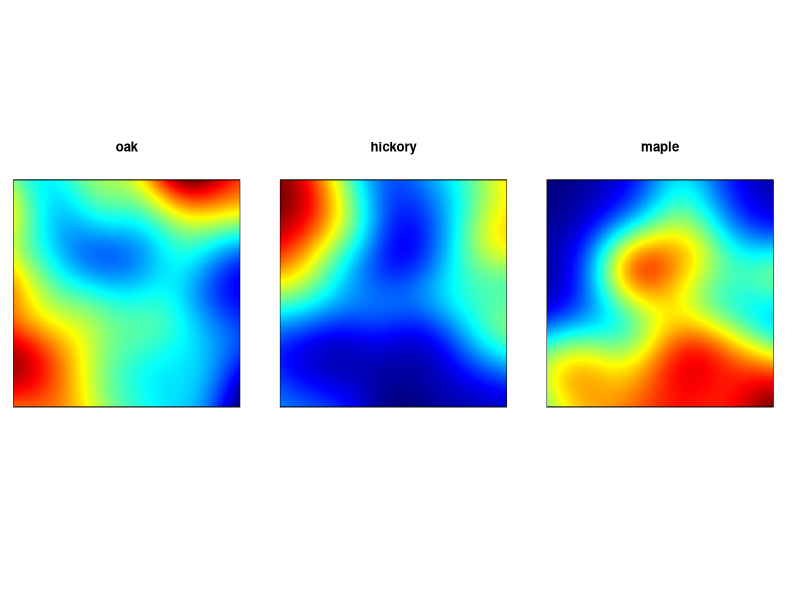
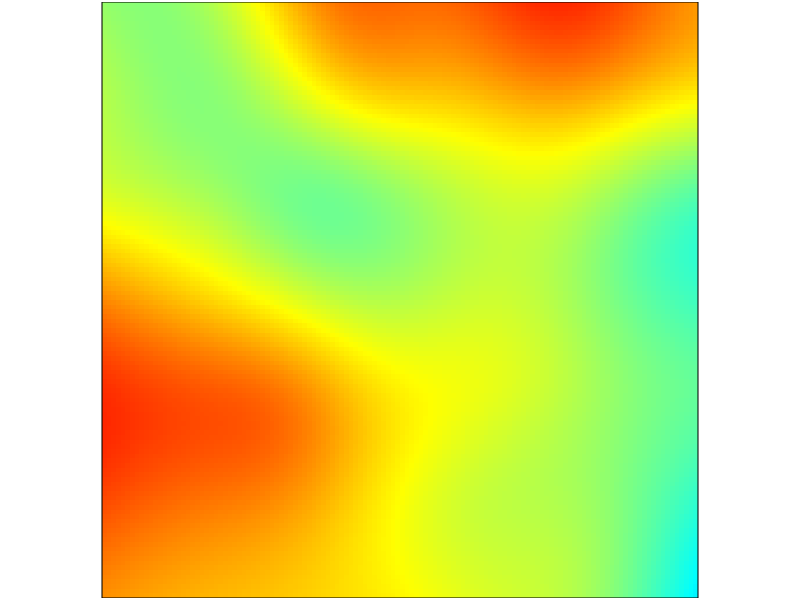
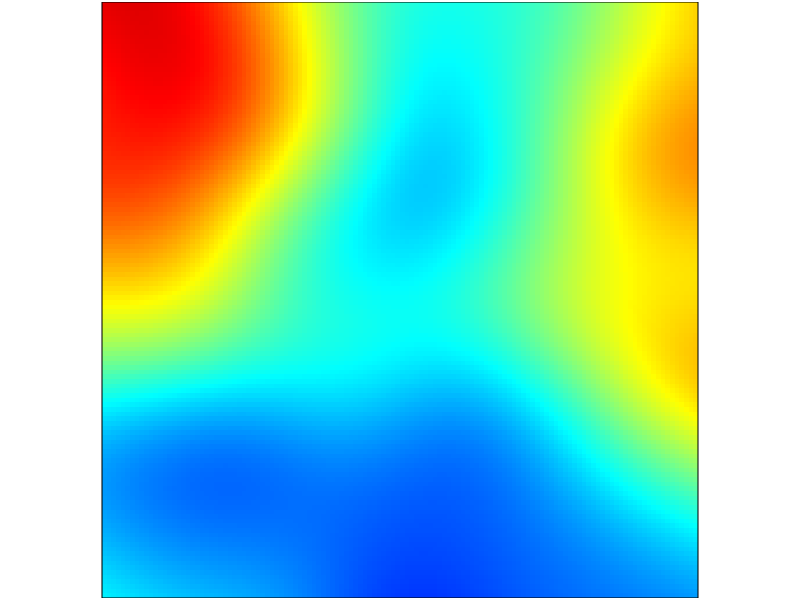
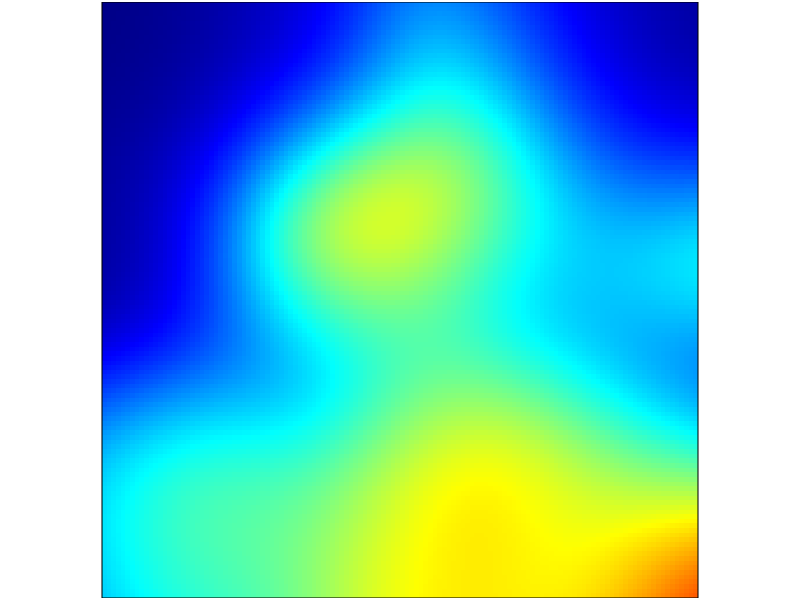
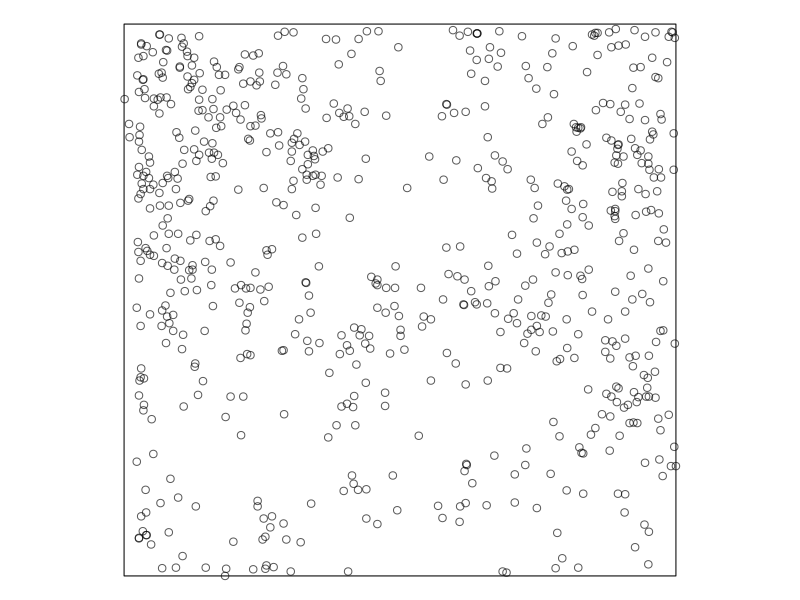
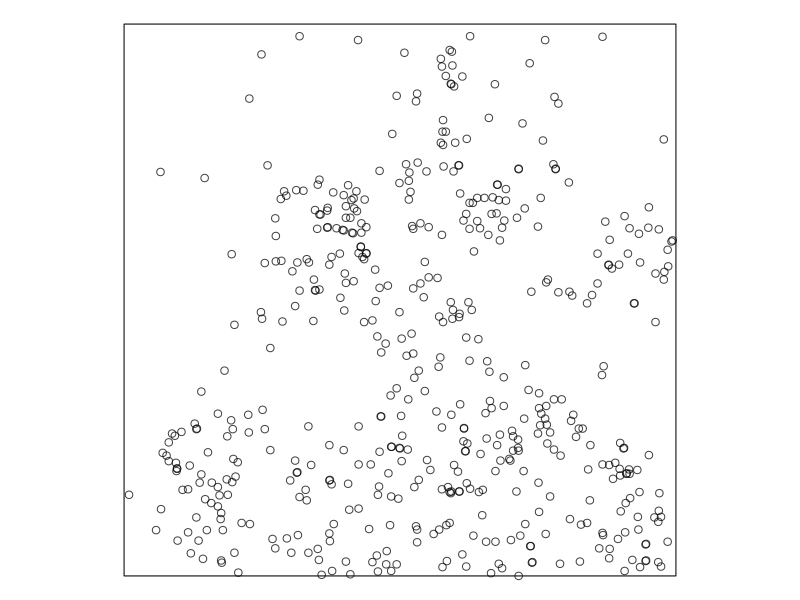
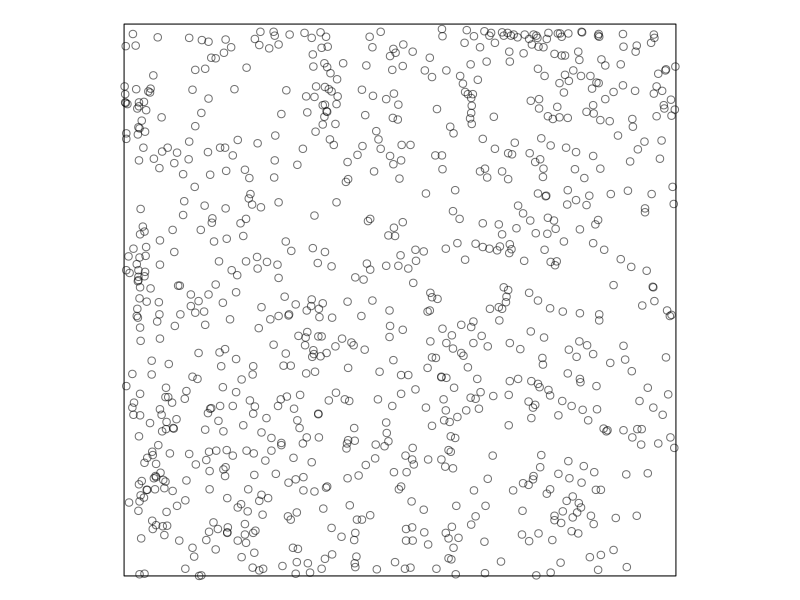
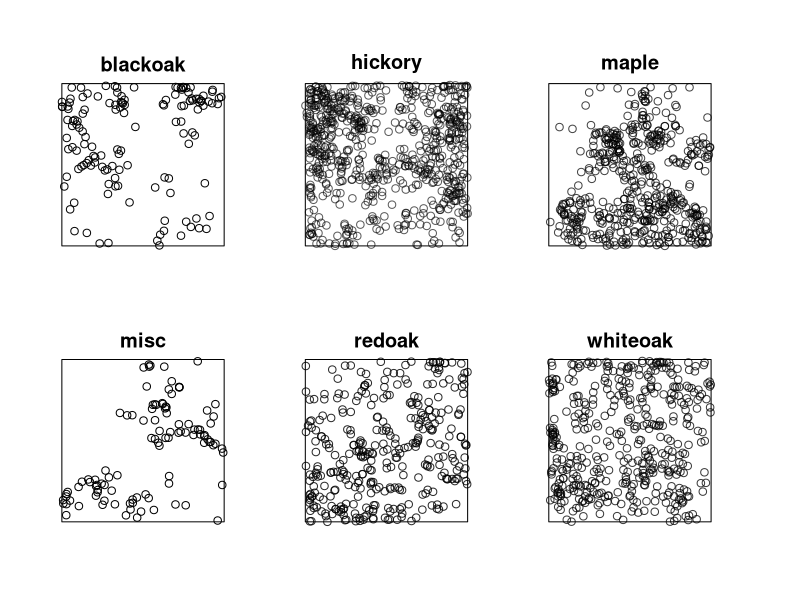

These charts were generated, in order, by the following R code:
# Lansing wood data analysis

exportFigs <- 1
displayFigs <- 0
interaction <- 0
speciesinteraction <- 0
intensity <- 1
dimyx <- ifelse(exportFigs,c(500,500),c(100,100))

require("spatstat");
require("RColorBrewer")
#require("playwith");
data(lansing)
lansingm <- lansing

#unitname(lansingm) <- c("metre","metres",round(924/3.2808399))
unitname(lansingm) <- list("metre","metres",round(924/3.2808399))

jet.colors <-
  colorRampPalette(c("#00007F", "blue", "#007FFF", "cyan",
                     "#7FFF7F", "yellow", "#FF7F00", "red", "#7F0000"))

mar_lab <- c(2.5,2.5,1.5,1.0)
mar_tight <- c(0.1,0.1,0.1,0.1)
myplot <- function(...,width=6,height=6,mar=mar_lab,file=FALSE,nodevoff=FALSE) {
	if(displayFigs) {
		quartz()
		par(mar=mar)
		p <- plot(...)
		return(p)
	}
	if(exportFigs && file != FALSE) {
		pdf(file=file,width=width,height=height)
		par(mar=mar)
		p <- plot(...)
		if(!nodevoff) {
			dev.off()
		}
		return(p)
	}
}

sigma <- bw.relrisk(lansing);
# # plot everything


# plot oaks combined
# oaks = lansing[
# 	lansing$marks=="whiteoak" | 
# 	lansing$marks=="blackoak" | 
# 	lansing$marks=="redoak"]
# myplot(oaks,
# 	use.marks=FALSE,
# 	pch=21,
# 	main="Oaks",
# 	file="lansing_oaks.pdf")
# myplot(density(oaks,sigma=2.5*sigma,dimyx=dimyx),
# 	file="lansing_intensity_oaks.pdf",
# 	main="Intensity - oaks",
# 	ribbon=FALSE,
# 	col=jet.colors(256))
# myplot(density(lansing,sigma=2.5*sigma,dimyx=dimyx),
# 	file="lansing_intensity_combined.pdf",
# 	main="Intensity - trees",
# 	ribbon=FALSE,
# 	col=jet.colors(256))

nlansing <- lansingm[lansingm$marks!="misc"];
levels(nlansing$marks) <- c("oak","hickory","maple",NA,"oak","oak")

hm <- lansingm[lansingm$marks=="maple" | lansingm$marks=="hickory"];
levels(hm$marks) <- c(NA,"hickory","maple",NA,NA,NA)

oaks <- lansing[grep("oak",lansing$marks)]
levels(oaks$marks) <- c("blackoak",NA,NA,NA,"redoak","whiteoak")

oakhm <- nlansing
levels(oakhm$marks) <- c("oak","hm","hm")

bw <- bw.diggle(nlansing)

if(intensity) {
	dens1 <- density(split(nlansing),
		sigma=2.5*sigma,
		dimyx=dimyx)
	
	myplot(dens1,
		file="intensity_separate.pdf",
		main="",
		sub="Isotropic Gaussian kernel",
		ribbon=FALSE,
		mar=mar_tight,
		col=jet.colors(256))	

	rl=relrisk(nlansing,sigma=2.5*sigma)
	myplot(rl$oak,
		zlim = c(0, 0.7),
		col=jet.colors(512),
		main="",
		mar=mar_tight,
		ribbon=FALSE,
		file="intensity_relative_oak.pdf",
		width=3,
		height=3
		)
	myplot(rl$hickory,
		zlim = c(0, 0.7),
		col=jet.colors(512),
		main="",
		mar=mar_tight,
		ribbon=FALSE,
		file="intensity_relative_hickory.pdf",
		width=3,
		height=3
		)
	myplot(rl$maple,
		zlim = c(0, 0.7),
		col=jet.colors(512),
		main="",
		mar=mar_tight,
		ribbon=FALSE,
		file="intensity_relative_maple.pdf",
		width=3,
		height=3
		)

	myplot(split(nlansing)$hickory,
		main="",
		mar=mar_tight,
		file="lansing_hickory.pdf",
		width=3,
		height=3)	
	myplot(split(nlansing)$maple,
		main="",
		mar=mar_tight,
		file="lansing_maple.pdf",
		width=3,
		height=3)
	myplot(split(nlansing)$oak,
		main="",
		mar=mar_tight,
		file="lansing_oak.pdf",
		width=3,
		height=3)

	myplot(split(lansing),
		main="",
		mar=mar_tight,
		file="lansing.pdf")

	myplot(oaks,
		use.marks=FALSE,
		pch=21,
		main="",
		mar=mar_tight,
		file="lansing_oaks_combined.pdf",
		width=3,
		height=3)
	
	myplot(hm,
			use.marks=FALSE,
			pch=21,
			main="",
			mar=mar_tight,
			file="lansing_hm_combined.pdf",
			width=3,
			height=3)
	
	myplot(lansing,
			use.marks=FALSE,
			pch=21,
			main="",
			mar=mar_tight,
			file="lansing_combined.pdf",
			width=3,
			height=3)


}

if(interaction) {
	myplot(envelope(split(nlansing)$oak,Lest,nsim=20,correction="best",normpower=2,sigma=2.5*sigma),
		.-r~r,
		main="",
		file="l_oak.pdf",
		legend=FALSE,
		width=3,
		height=3)
	myplot(envelope(split(nlansing)$hickory,Linhom,nsim=20,correction="best",normpower=2,sigma=2.5*sigma),
		.-r~r,
		main="",
		file="l_hickory.pdf",
		legend=FALSE,
		width=3,
		height=3)
	myplot(envelope(split(nlansing)$maple,Linhom,nsim=20,correction="best",normpower=2,sigma=2.5*sigma),
		.-r~r,
		main="",
		file="l_maple.pdf",
		legend=FALSE,
		width=3,
		height=3)	
	#myplot(envelope(hm,Lest,nsim=20,correction="best",normpower=2,sigma=2.5*sigma),.-r~r)
}

if(speciesinteraction) {
	col <- brewer.pal(7,"Dark2")
	bw <- 2*bw.stoyan(nlansing)
	markchm <- markconnect(nlansing,"hickory","maple",correction="Ripley",bw=bw,normalise=TRUE)
	markcho <- markconnect(nlansing,"hickory","oak",correction="Ripley",bw=bw,normalise=TRUE)
	markchh <- markconnect(nlansing,"hickory","hickory",correction="Ripley",bw=bw,normalise=TRUE)
	markcmm <- markconnect(nlansing,"maple","maple",correction="Ripley",bw=bw,normalise=TRUE)
	markcmo <- markconnect(nlansing,"maple","oak",correction="Ripley",bw=bw,normalise=TRUE)
	markcoo <- markconnect(nlansing,"oak","oak",correction="Ripley",bw=bw,normalise=TRUE)
	markc <- cbind(
			markchm,
			markcho[,cbind("r","iso")],
			markchh[,cbind("r","iso")],
			markcmm[,cbind("r","iso")],
			markcmo[,cbind("r","iso")],
			markcoo[,cbind("r","iso")])

	v <- myplot(
			markc,
			legend=FALSE,
			col=col,
			lty=1,
			lwd=2,
			ylab="mark-connection",
			main="",
			file="markc.pdf",nodevoff=TRUE,ylim=c(0.3,2.0),
			width=5,
			height=5)
	legend('topright',
		c('oo','mo','mm','hh','ho','hm','theo'),
		col=col,
		lwd=2,
		lty=v$lty)
	if(exportFigs) {
		dev.off()
	}

	pcfhm <- pcfcross(nlansing,"hickory","maple",correction="Ripley",bw=bw)
	pcfho <- pcfcross(nlansing,"hickory","oak",correction="Ripley",bw=bw)
	pcfhh <- pcfcross(nlansing,"hickory","hickory",correction="Ripley",bw=bw)
	pcfmm <- pcfcross(nlansing,"maple","maple",correction="Ripley",bw=bw)
	pcfmo <- pcfcross(nlansing,"maple","oak",correction="Ripley",bw=bw)
	pcfoo <- pcfcross(nlansing,"oak","oak",correction="Ripley",bw=bw)
	pcf <- cbind(
			pcfhm,
			pcfho[,cbind("r","iso")],
			pcfhh[,cbind("r","iso")],
			pcfmm[,cbind("r","iso")],
			pcfmo[,cbind("r","iso")],
			pcfoo[,cbind("r","iso")])
	vv <- myplot(
			pcf,
			legend=FALSE,
			col=col,
			lty=1,
			lwd=2,
			ylab="pcf",
			main="",
			ylim=c(0.4,1.8),
			xlim=c(0.01,0.23),
			file="pcf.pdf",nodevoff=TRUE,width=5,
			height=5)

	legend('topright',
		c('oo','mo','mm','hh','ho','hm','theo'),
		col=col,
		lwd=2,
		lty=vv$lty)

	if(exportFigs) {
		dev.off()
	}

	pcfhm <- pcfcross.inhom(nlansing,"hickory","maple",lambdaI=dens1$hickory,lambdaJ=dens1$maple,correction="Ripley",stoyan=0.3,bw=bw)
	pcfho <- pcfcross.inhom(nlansing,"hickory","oak",lambdaI=dens1$hickory,lambdaJ=dens1$oak,correction="Ripley",stoyan=0.3,bw=bw)
	pcfhh <- pcfcross.inhom(nlansing,"hickory","hickory",lambdaI=dens1$hickory,lambdaJ=dens1$hickory,correction="Ripley",stoyan=0.3,bw=bw)
	pcfmm <- pcfcross.inhom(nlansing,"maple","maple",lambdaI=dens1$maple,lambdaJ=dens1$maple,correction="Ripley",stoyan=0.3,bw=bw)
	pcfmo <- pcfcross.inhom(nlansing,"maple","oak",lambdaI=dens1$maple,lambdaJ=dens1$oak,correction="Ripley",stoyan=0.3,bw=bw)
	pcfoo <- pcfcross.inhom(nlansing,"oak","oak",lambdaI=dens1$oak,lambdaJ=dens1$oak,correction="Ripley",stoyan=0.3,bw=bw)
	pcf2 <- cbind(
			pcfhm,
			pcfho[,cbind("r","iso")],
			pcfhh[,cbind("r","iso")],
			pcfmm[,cbind("r","iso")],
			pcfmo[,cbind("r","iso")],
			pcfoo[,cbind("r","iso")])

	vv <- myplot(
			pcf2,
			.~r,
			legend=FALSE,
			col=col,
			lty=1,
			lwd=2,
			ylab="pcf",
			main="",
			ylim=c(0.5,1.4),
			xlim=c(0.01,0.23),
			file="pcf_inhom.pdf",nodevoff=TRUE,	width=5,
			height=5)
	legend('topright',
		c('oo','mo','mm','hh','ho','hm','theo'),
		col=col,
		lwd=2,
		lty=vv$lty)
	if(exportFigs) {
		dev.off()
	}
}
# maple vs hickory

# myplot(nlansing[nlansing$marks!="oak"],
# 	use.marks=TRUE,
# 	chars=c(19,19,19),
# 	cols=c(rgb(0,1,0,0.5),rgb(0,0,1,0.5),rgb(1,0,0,0.5)),
# 	main="Hickory vs. Maple",
# 	file="lansing_oaks.pdf")
# myplot(nlansing,
# 	use.marks=TRUE,
# 	chars=c(19,19,19),
# 	cols=c(rgb(0,0.8,0,0.7),rgb(0,0,0.8,0.7),rgb(0.8,0,0,0.7)),
# 	main="All",
# 	file="lansing_oaks.pdf")
# myplot(oaks,
# 	use.marks=FALSE,
# 	chars=c(19),
# 	cols=rgb(0,0.6,0,0.5),
# 	main="Oak",
# 	file="lansing_oaks.pdf")
# myplot(oaks,
# 	use.marks=TRUE,
# 	chars=c(19,19,19),
# 	cols=c(rgb(0,0.2,0,0.5),rgb(0,0.6,0,0.5),rgb(0,1.0,0,0.5)),
# 	main="Different oaks",
# 	file="lansing_oaks.pdf")
# rl=relrisk(nlansing,sigma=2.5*sigma)
# myplot(rl,zlim = c(0, 0.7),col=jet.colors(512))
# rl2=relrisk(oaks,sigma=2.5*sigma)
# myplot(rl2,zlim = c(0, 0.7),col=jet.colors(512))
# rl3=relrisk(oakhm,sigma=2.5*sigma,casecontrol=FALSE)
# myplot(rl3,zlim = c(0, 0.7),col=jet.colors(512))



# m <- split(lansing)$maple
# myplot(envelope(m,Lest,nsim=19,correction="Ripley",global=TRUE));
# myplot(envelope(m,Linhom,nsim=19,correction="Ripley",global=TRUE));
# myplot(envelope(m,Linhom,nsim=19,correction="Ripley",global=TRUE));

#L <- alltypes(lansing,Lcross.inhom,envelope=TRUE,sigma=sigma)

# crosses <- list()
# levels <- levels(lansing$marks)
# for(l in 1:(length(levels)-1)) {
# 	for(k in (l+1):length(levels)) {
# 		t <- list()
# 		t$pcf <- pcfcross.inhom(lansingm,levels[l],levels[k],correction="Ripley")
# 		t$L <- Lcross.inhom(lansingm,levels[l],levels[k],correction="Ripley")
# 		t$main <- sprintf("%s - %s",levels[l],levels[k])
# 		crosses[[length(crosses)+1]] <- t
# 	}
# }

# quartz(width=14,height=12)
# par(mfrow=c(5,2))
# for(c in crosses[6:10]) {
# 	plot(c$pcf,main=c$main,xlim=c(0.01,0.24),ylab="",xlab="",legend=FALSE)
# 	plot(c$L,cbind(iso-theo,theo-theo)~r,main=c$main,ylab="",xlab="",legend=FALSE)
# }




	

# dens2 <- relrisk(lansing,
# 	sigma=sigma,
# 	dimyx=dimyx)
# myplot(dens2, 
# 	file="lansing_intensity_relative.pdf",
# 	zlim = c(0, 1),
# 	main="Relative intensity",
# 	ribbon=FALSE,
# 	col=jet.colors(256)
# 	)
	
